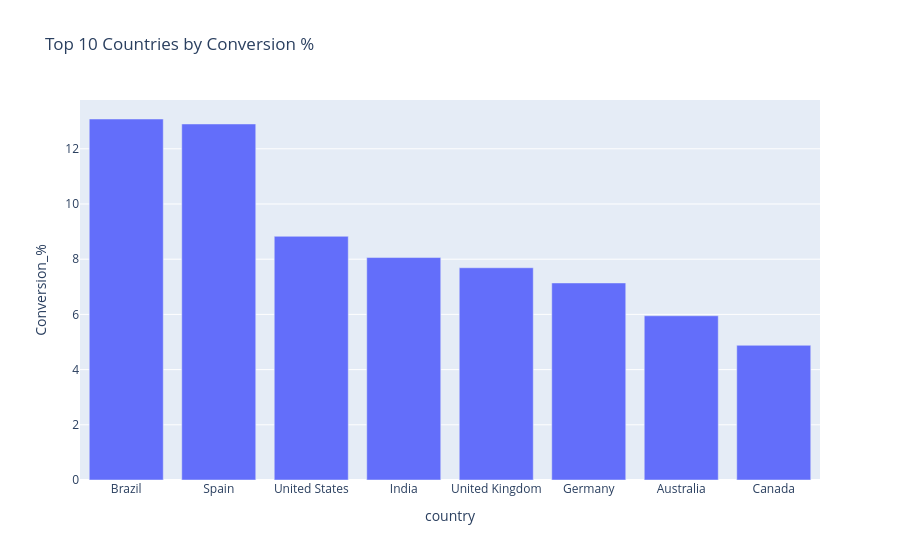

Notebook code for this chart:
### Markdown cell above
**Country-wise top converting (table + bar)**

### Code cell
country_funnel = df.groupby(['country','event_type']).size().unstack(fill_value=0).reindex(columns=stages, fill_value=0)
country_funnel['Conversion_%'] = (country_funnel['Payment_Success'] / country_funnel['Visit_Content'] * 100).round(2)
country_top = country_funnel.sort_values('Conversion_%', ascending=False).head(10)
country_top[['Visit_Content','Payment_Success','Conversion_%']]
# Bar chart
import plotly.express as px
fig = px.bar(country_top.reset_index(), x='country', y='Conversion_%', title='Top 10 Countries by Conversion %')
fig.show()

### Figure 1 — Plotly figure (JSON) as saved in the notebook; plotly's stock layout.template omitted (floating-point values rounded to 4 significant figures)
{"data": [{"hovertemplate": "country=%{x}<br>Conversion_%=%{y}<extra></extra>", "legendgroup": "", "marker": {"color": "#636efa", "pattern": {"shape": ""}}, "name": "", "orientation": "v", "showlegend": false, "textposition": "auto", "type": "bar", "x": ["Brazil", "Spain", "United States", "India", "United Kingdom", "Germany", "Australia", "Canada"], "xaxis": "x", "y": [13.08, 12.9, 8.83, 8.06, 7.69, 7.14, 5.95, 4.88], "yaxis": "y"}], "layout": {"barmode": "relative", "legend": {"tracegroupgap": 0}, "title": {"text": "Top 10 Countries by Conversion %"}, "xaxis": {"anchor": "y", "domain": [0, 1], "title": {"text": "country"}}, "yaxis": {"anchor": "x", "domain": [0, 1], "title": {"text": "Conversion_%"}}}}
